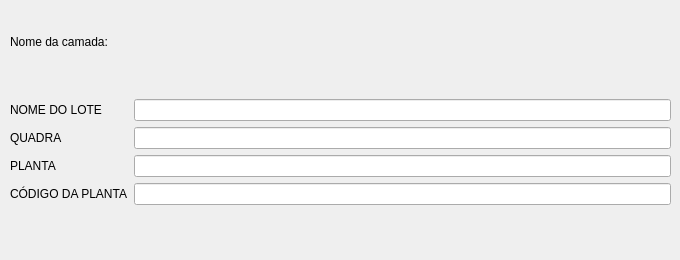
<?xml version="1.0" encoding="UTF-8"?>
<ui version="4.0">
 <class>WizardPage</class>
 <widget class="QWizardPage" name="WizardPage">
  <property name="geometry">
   <rect>
    <x>0</x>
    <y>0</y>
    <width>680</width>
    <height>260</height>
   </rect>
  </property>
  <property name="windowTitle">
   <string>WizardPage</string>
  </property>
  <widget class="QWidget" name="verticalLayoutWidget">
   <property name="geometry">
    <rect>
     <x>10</x>
     <y>10</y>
     <width>661</width>
     <height>241</height>
    </rect>
   </property>
   <layout class="QVBoxLayout" name="verticalLayout">
    <item>
     <widget class="QLabel" name="label">
      <property name="text">
       <string>Nome da camada: </string>
      </property>
     </widget>
    </item>
    <item>
     <spacer name="verticalSpacer_2">
      <property name="orientation">
       <enum>Qt::Vertical</enum>
      </property>
      <property name="sizeType">
       <enum>QSizePolicy::Fixed</enum>
      </property>
      <property name="sizeHint" stdset="0">
       <size>
        <width>20</width>
        <height>20</height>
       </size>
      </property>
     </spacer>
    </item>
    <item>
     <layout class="QFormLayout" name="formLayout">
      <item row="0" column="0">
       <widget class="QLabel" name="label_2">
        <property name="text">
         <string>NOME DO LOTE</string>
        </property>
       </widget>
      </item>
      <item row="1" column="0">
       <widget class="QLabel" name="label_3">
        <property name="text">
         <string>QUADRA</string>
        </property>
       </widget>
      </item>
      <item row="2" column="0">
       <widget class="QLabel" name="label_4">
        <property name="text">
         <string>PLANTA</string>
        </property>
       </widget>
      </item>
      <item row="3" column="0">
       <widget class="QLabel" name="label_5">
        <property name="text">
         <string>CÓDIGO DA PLANTA</string>
        </property>
       </widget>
      </item>
      <item row="0" column="1">
       <widget class="QLineEdit" name="parcel_name_lineEdit"/>
      </item>
      <item row="1" column="1">
       <widget class="QLineEdit" name="block_lineEdit"/>
      </item>
      <item row="2" column="1">
       <widget class="QLineEdit" name="site_plan_lineEdit"/>
      </item>
      <item row="3" column="1">
       <widget class="QLineEdit" name="site_plan_code_lineEdit"/>
      </item>
      <item row="4" column="1">
       <spacer name="verticalSpacer">
        <property name="orientation">
         <enum>Qt::Vertical</enum>
        </property>
        <property name="sizeType">
         <enum>QSizePolicy::Fixed</enum>
        </property>
        <property name="sizeHint" stdset="0">
         <size>
          <width>20</width>
          <height>40</height>
         </size>
        </property>
       </spacer>
      </item>
     </layout>
    </item>
   </layout>
  </widget>
 </widget>
 <resources/>
 <connections/>
</ui>
